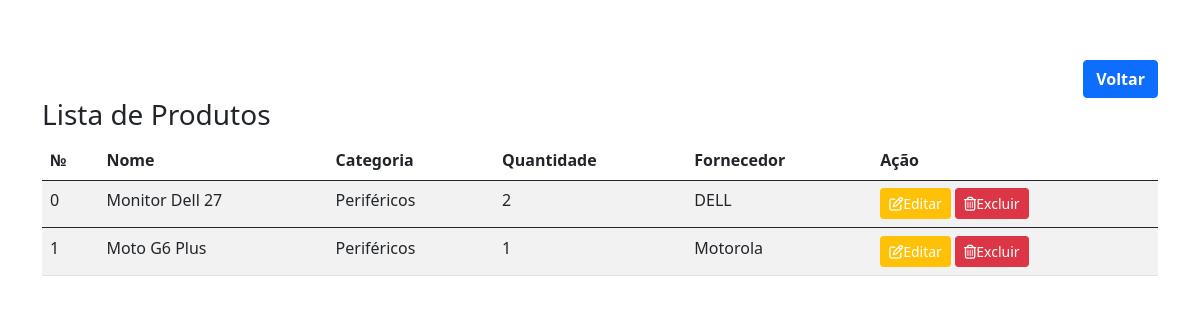
Before: /listar.php with the older database file.
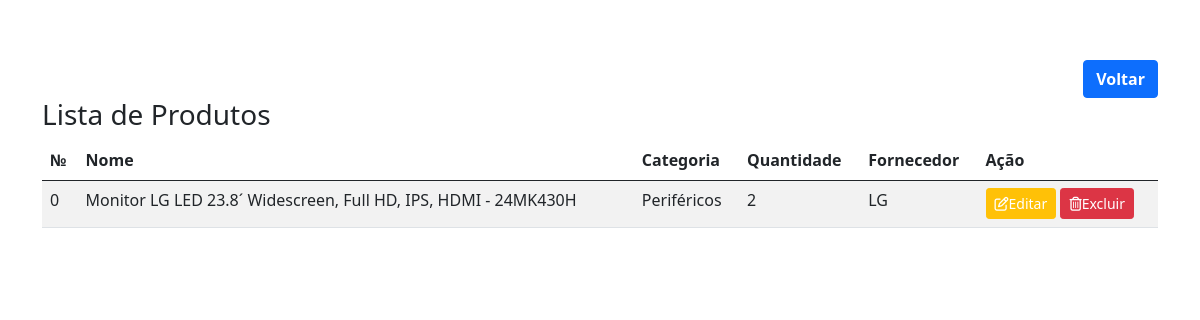
After: the same page with the newer database file.
### tables this page shows
CREATE TABLE `estoque` (
  `id_estoque` int(11) NOT NULL,
  `numeroproduto` int(11) NOT NULL,
  `nomeproduto` varchar(200) NOT NULL,
  `categoria` varchar(100) NOT NULL,
  `quantidade` int(11) NOT NULL,
  `fornecedor` varchar(100) NOT NULL
);

### listar.php (the view, shortened to what this page needs)
<!DOCTYPE html>
<html lang="pt-br">
  <head>
    <link href="https://cdn.jsdelivr.net/npm/bootstrap@5.0.0-beta1/dist/css/bootstrap.min.css" rel="stylesheet">
    <link rel="stylesheet" href="css/estilizar.css">
  </head>
  <body>
    <div class="container lisProd">
      <div class="list-back">
        <a href="index.php" id="bt-back" role="button" class="btn bt btn-primary">Voltar</a>
      </div>
      <h3>Lista de Produtos</h3>
          <table class="table table-striped table-hover">
              <thead>
                <tr>
                  <th scope="col">№</th>
                  <th scope="col">Nome</th>
                  <th scope="col">Categoria</th>
                  <th scope="col">Quantidade</th>
                  <th scope="col">Fornecedor</th>
                  <th scope="col">Ação</th>
                </tr>
              </thead>
                <tr>
                  <?php
                  include 'conexao.php';
                  $sql = "SELECT * FROM `estoque`";
                  $busca = mysqli_query($conexao, $sql);
                  while ($array = mysqli_fetch_array($busca)) {
                    $id_estoque = $array['id_estoque'];
                    $numeroproduto = $array['numeroproduto'];
                    $nomeproduto = $array['nomeproduto'];
                    $categoria = $array['categoria'];
                    $quantidade = $array['quantidade'];
                    $fornecedor = $array['fornecedor'];
                  ?>
                <tbody>
                <tr>
                  <td><?php echo $numeroproduto ?></td>
                  <td><?php echo $nomeproduto ?></td>
                  <td><?php echo $categoria ?></td>
                  <td><?php echo $quantidade ?></td>
                  <td><?php echo $fornecedor ?></td>
                  <td>
                    <a class="btn btn-warning btn-sm btedit" href="editarprod.php?id=<?php echo $id_estoque ?>" role="button"><i class="far fa-edit"></i>Editar</a>
                    <a class="btn btn-danger btn-sm btedit" href="deleteprod.php?id=<?php echo $id_estoque ?>" role="button"><i class="far fa-trash-alt"></i>Excluir</a>
                  </td>
                </tr>
                </tbody>
                  <?php
                  }
                   ?>
                </tr>
          </table>
    </div>
  </body>
</html>

### css/estilizar.css (style rules this page uses)
.container { margin-top: 40px; }
.bt { margin-top: 20px; font-weight: bold; }
#bt-back { color: #FFF; font-weight: bold; }
.list-back { text-align: right; }
.lisProd { margin-top: 40px; }
.btedit { color: #FFF; }

Changed rows visible on the page:
removed estoque: numeroproduto "0", nomeproduto "Monitor Dell 27", categoria "Periféricos", quantidade "2", fornecedor "DELL"
removed estoque: numeroproduto "1", nomeproduto "Moto G6 Plus", categoria "Periféricos", quantidade "1", fornecedor "Motorola"
added estoque: numeroproduto "0", nomeproduto "Monitor LG LED 23.8´ Widescreen, Full HD, IPS, HDMI - 24MK430H", categoria "Periféricos", quantidade "2", fornecedor "LG"
